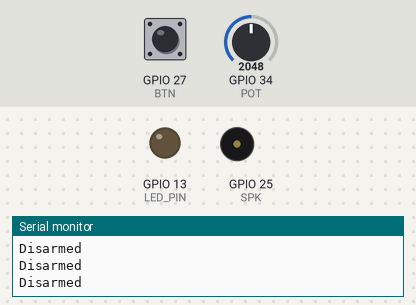
Recording of a sketch running on a simulated ESP32. On the bench: output pins drawn as LEDs (lit = HIGH), buzzer (waves = sounding), the last lines printed to the serial monitor. The inputs (shaded band) are chosen by the test bench; at power-on: GPIO 27 (BTN) LOW, GPIO 34 (POT) = 2048.

Above: at 1.2 s.
1.3 s: GPIO 27 (BTN) pulled HIGH for 0.15 s
At 2.5 s:
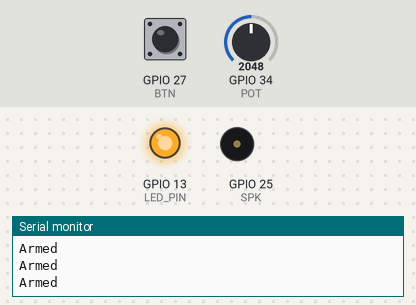
2.9 s: GPIO 34 (POT) set to 2017
At 3.8 s:
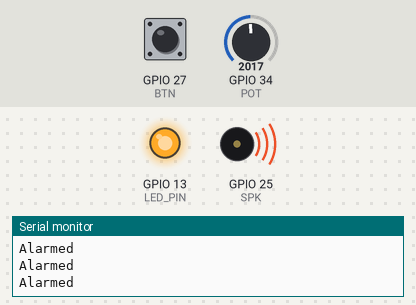
4.4 s: GPIO 27 (BTN) pulled HIGH for 1 s
At 5.1 s:
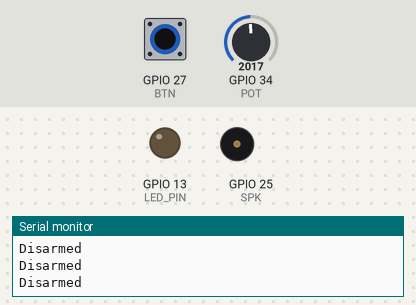
Timing chart, 0 to 7.4 s (numbered marks = the images above; inputs shaded):
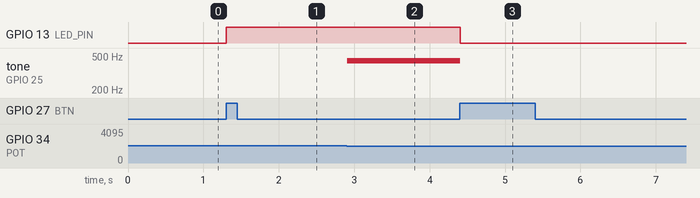

The sketch:

simple_state_machine_speaker.ino.ino
```cpp
#include <Arduino.h>
#define BTN 27  // declare the button ED pin number
#define SPK 25  // declare the speaker pin number
#define POT 34  // declare the potentiometer pin number
#define LED_PIN 13 // declare the builtin LED pin number

//Setup variables ------------------------------------
const int freq = 5000;
const int pwmChannel = 0;
const int resolution = 8;
volatile bool buttonIsPressed = false;
int state = 1;

// hw_timer_t * timer = NULL;
// portMUX_TYPE timerMux = portMUX_INITIALIZER_UNLOCKED;

//Initialization ------------------------------------
void IRAM_ATTR isr() {  // the function to be called when interrupt is triggered
//  portENTER_CRITICAL_ISR(&timerMux);
  buttonIsPressed = true;
//  portEXIT_CRITICAL_ISR(&timerMux);
}

// void TimerInterruptInit() {  //The timer simply counts the number of Tic generated by the quartz. With a quartz clocked at 80MHz, we will have 80,000,000 Tics.
//   timer = timerBegin(0, 80, true); // divides the frequency by the prescaler: 80,000,000 / 80 = 1,000,000 tics / sec
//   timerAttachInterrupt(timer, &isr, true);    // sets which function do you want to call when the interrupt is triggered
//   timerAlarmWrite(timer, 5000000, true);         // sets how many tics will you count to trigger the interrupt
//   timerAlarmEnable(timer); // Enables timer
// }

void setup() {
  // put your setup code here, to run once:
  pinMode(BTN, INPUT);  // configures the specified pin to behave either as an input or an output
  pinMode(LED_PIN, OUTPUT);
  attachInterrupt(BTN, isr, RISING);
  ledcSetup(pwmChannel, freq, resolution);
  ledcAttachPin(SPK, pwmChannel);
  Serial.begin(115200);
//  TimerInterruptInit();
}

void loop() {
  // put your main code here, to run repeatedly:
  delay(100);
  int dist = analogRead(POT);
  switch (state) {
    case 1:
      Serial.println("Disarmed");
      // timerStop(timer); // Stop timer

      if (CheckForButtonPress() == true) {
        led_on();
        state = 2;
      }
      break;

    case 2:
      Serial.println("Armed");
      // timerStop(timer); // Stop timer

      if (CheckForButtonPress() == true) {
        led_off();
        state = 1;
      }

      if (dist < 2048) {
        sound_on();
        state = 3;
      }

      break;

      case 3:
        Serial.println("Alarmed");
        // timerStart(timer); // Enables timer

        if (CheckForButtonPress() == true) {
          led_off();
          sound_off();
          state = 1;
        }

        if (dist >= 2048) {
          sound_off();
          state = 2;
        }

      break;
  }
}

bool CheckForButtonPress() {
  if (buttonIsPressed == true){
    buttonIsPressed = false;
    return true;
  }
  else {
    return false;
  }
}

void sound_on() {
  ledcAttachPin(SPK, pwmChannel);
  ledcWriteTone(pwmChannel, 440);
}

void sound_off() {
  ledcDetachPin(SPK);
  ledcWriteTone(pwmChannel, 0);
}

void led_on() {
  digitalWrite(LED_PIN, HIGH);
}

void led_off() {
  digitalWrite(LED_PIN, LOW);
}
```

Measured:
- the behaviour switches between 2048 and 2047 on GPIO 34 (POT) (found by bisection; images 1 and 2)
- after the input at 1.3 s, GPIO 13 (LED_PIN): LOW → HIGH at once
- after the input at 2.9 s, tone on GPIO 25 (SPK): silent → 440 Hz at once
- after the input at 4.4 s, GPIO 13 (LED_PIN): HIGH → LOW at once; tone on GPIO 25 (SPK): 440 Hz → silent at once
